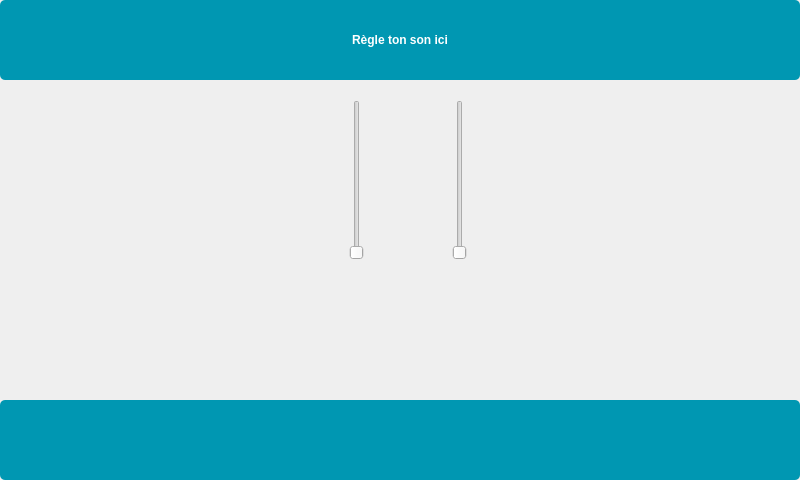
<?xml version="1.0" encoding="UTF-8"?>
<ui version="4.0">
 <class>VolumeControlDialog</class>
 <widget class="QDialog" name="VolumeControlDialog">
  <property name="geometry">
   <rect>
    <x>0</x>
    <y>0</y>
    <width>800</width>
    <height>480</height>
   </rect>
  </property>
  <property name="windowTitle">
   <string>Dialog</string>
  </property>
  <widget class="QSlider" name="sliderSystemVolume">
   <property name="geometry">
    <rect>
     <x>337</x>
     <y>100</y>
     <width>40</width>
     <height>160</height>
    </rect>
   </property>
   <property name="orientation">
    <enum>Qt::Vertical</enum>
   </property>
  </widget>
  <widget class="QSlider" name="sliderStudentVolume">
   <property name="geometry">
    <rect>
     <x>440</x>
     <y>100</y>
     <width>40</width>
     <height>160</height>
    </rect>
   </property>
   <property name="orientation">
    <enum>Qt::Vertical</enum>
   </property>
  </widget>
  <widget class="QLabel" name="label">
   <property name="geometry">
    <rect>
     <x>330</x>
     <y>270</y>
     <width>51</width>
     <height>51</height>
    </rect>
   </property>
   <property name="text">
    <string/>
   </property>
   <property name="pixmap">
    <pixmap resource="Image.qrc">:/Image/SonEleve.png</pixmap>
   </property>
  </widget>
  <widget class="QLabel" name="label_2">
   <property name="geometry">
    <rect>
     <x>430</x>
     <y>270</y>
     <width>51</width>
     <height>51</height>
    </rect>
   </property>
   <property name="text">
    <string/>
   </property>
   <property name="pixmap">
    <pixmap resource="Image.qrc">:/Image/SonSysteme.png</pixmap>
   </property>
  </widget>
  <widget class="QPushButton" name="pushButton">
   <property name="geometry">
    <rect>
     <x>0</x>
     <y>0</y>
     <width>800</width>
     <height>80</height>
    </rect>
   </property>
   <property name="styleSheet">
    <string notr="true">QPushButton {
    background-color: rgb(0, 151, 178); /* Fond bleu */
    color: white; /* Texte en blanc */
    border: none; /* Enlever le contour si nécessaire */
    border-radius: 5px; /* Optionnel : coins arrondis */
    font-weight: bold; /* Optionnel : texte en gras */
}</string>
   </property>
   <property name="text">
    <string>Règle ton son ici</string>
   </property>
  </widget>
  <widget class="QPushButton" name="pushButton_2">
   <property name="geometry">
    <rect>
     <x>0</x>
     <y>400</y>
     <width>800</width>
     <height>80</height>
    </rect>
   </property>
   <property name="styleSheet">
    <string notr="true">QPushButton {
    background-color: rgb(0, 151, 178); /* Fond bleu */
    color: white; /* Texte en blanc */
    border: none; /* Enlever le contour si nécessaire */
    border-radius: 5px; /* Optionnel : coins arrondis */
    font-weight: bold; /* Optionnel : texte en gras */
}</string>
   </property>
   <property name="text">
    <string/>
   </property>
  </widget>
 </widget>
 <resources>
  <include location="Image.qrc"/>
 </resources>
 <connections/>
</ui>
